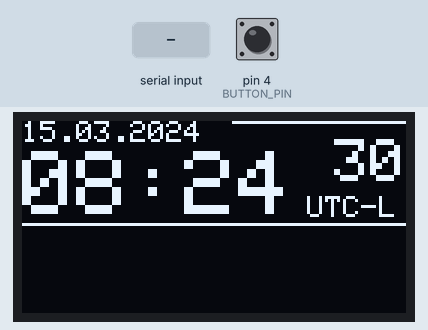
Simulated run of this sketch. Board: Arduino Uno, built with avr-gcc and run on an emulated ATmega328P. On the bench: 128×64 one-colour display. Inputs (shaded band) come from the test bench; at power-on: pin 4 (BUTTON_PIN) HIGH. The local clock reads 2024-03-15 10:24:30 at power-on unless the sketch sets it; EEPROM starts erased; what the sketch prints to the serial monitor is not drawn.

Above: at 1.2 s.
1.3 s: pin 4 (BUTTON_PIN) pulled LOW for 0.15 s
At 2.8 s:
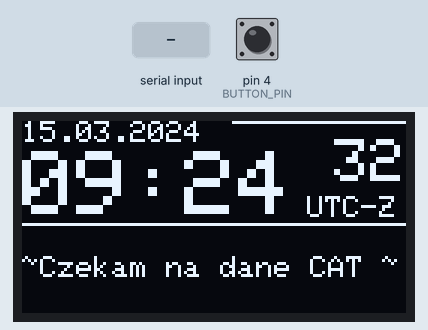
4.8 s: "IF" received over Serial
At 7.1 s:
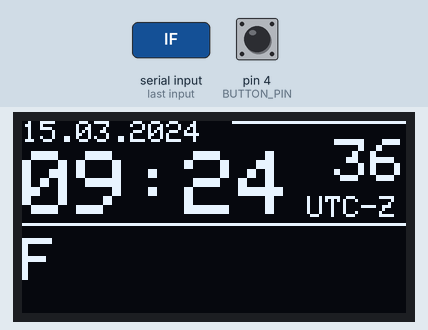
8.2 s: ";" received over Serial
At 10.3 s:
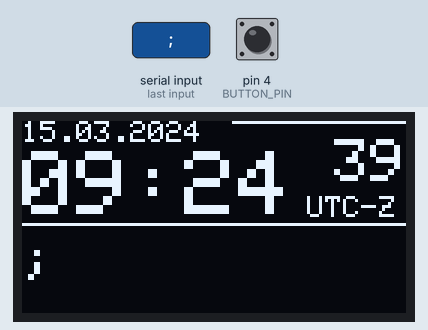
11.6 s: pin 4 (BUTTON_PIN) pulled LOW for 1 s
At 13.6 s:
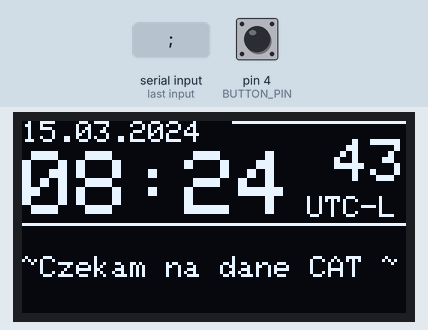
14.1 s: "IF" received over Serial
At 15.9 s:
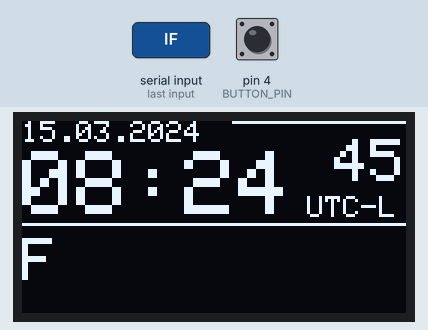
Timing chart, 0 to 17.4 s (numbered marks = the images above; inputs shaded):
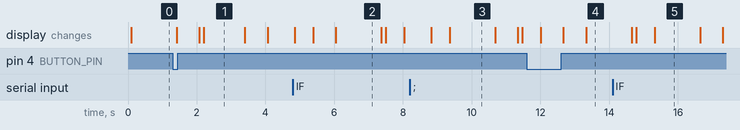

Measured:
- after the input at 1.3 s, the display: first changes after 0.11 s (image 1 shows a later state)
- after the input at 4.8 s, the display: first changes after 0.06 s (image 2 shows a later state)
- after the input at 8.2 s, the display: first changes after 0.63 s (image 3 shows a later state)
- after the input at 14.1 s, the display: first differs from a run without the input after 0.69 s (image 5 shows a later state)
- what the display in image 1 shows lasts 1.2 s, from 2.2 s to 3.4 s
- what the display in image 2 shows lasts 1.3 s, from 6.1 s to 7.4 s

The sketch:

OLED_zegar_CAT.ino
```cpp
#include <Wire.h>
#include <Adafruit_GFX.h>
#include <Adafruit_SSD1306.h>
#include <RTClib.h>
#include <EEPROM.h>

#define SCREEN_WIDTH 128
#define SCREEN_HEIGHT 64
#define OLED_RESET -1
#define OLED_I2C_ADDRESS 0x3C

#define BUTTON_PIN 4 // Pin przycisku do przełączania czasu letniego i zimowego
#define EEPROM_ADDRESS 0 // Adres w EEPROM do przechowywania stanu czasu

Adafruit_SSD1306 display(SCREEN_WIDTH, SCREEN_HEIGHT, &Wire, OLED_RESET);
RTC_DS3231 rtc;

bool isSummerTime = false; // Zmienna przechowująca stan czasu (letni/zimowy)
unsigned long lastDebounceTime = 0; // Czas ostatniego przełączenia
const unsigned long debounceDelay = 50; // Opóźnienie drgań styków (debounce delay)

String lastFrequency = "";
String lastMode = "";
unsigned long lastCatDataTime = 0;
const unsigned long catDataTimeout = 2000; // 2 sekundy

void setup() {
  Serial.begin(38400);

  pinMode(BUTTON_PIN, INPUT_PULLUP); // Ustawienie pinu przycisku jako wejścia z podciąganiem

  if (!rtc.begin()) {
    Serial.println("Nie można znaleźć RTC");
    while (1);
  }

  if(!display.begin(SSD1306_SWITCHCAPVCC, OLED_I2C_ADDRESS)) {
    Serial.println(F("SSD1306 allocation failed"));
    for(;;);
  }

  display.clearDisplay();
  display.display();

  // Odczyt stanu czasu z EEPROM
  isSummerTime = EEPROM.read(EEPROM_ADDRESS);
}

void loop() {
  handleButton();
  DateTime now = rtc.now();

  updateDateTime(now);
  updateFrequency();
  delay(500); // Zwiększenie częstotliwości odświeżania
}

void handleButton() {
  int buttonState = digitalRead(BUTTON_PIN);
  if (buttonState == LOW && millis() - lastDebounceTime > debounceDelay) {
    isSummerTime = !isSummerTime; // Przełączanie między czasem letnim i zimowym
    EEPROM.write(EEPROM_ADDRESS, isSummerTime); // Zapis stanu czasu do EEPROM
    lastDebounceTime = millis(); // Aktualizacja czasu ostatniego przełączenia
  }
}

void updateDateTime(DateTime now) {
  // Przeliczenie czasu na letni lub zimowy
  int timeOffset = 0;
  String timeLabel = "UTC";

  if (isSummerTime) {
    timeOffset = -2; // Czas letni, UTC - 2
    timeLabel += "-L";
  } else {
    timeOffset = -1; // Czas zimowy, UTC - 1
    timeLabel += "-Z";
  }

  now = now + TimeSpan(0, timeOffset, 0, 0);

  // Formatowanie daty, godzin, minut i sekund
  String day = (now.day() < 10 ? "0" : "") + String(now.day());
  String month = (now.month() < 10 ? "0" : "") + String(now.month());
  String date = day + "." + month + "." + String(now.year());
  String hour = (now.hour() < 10 ? "0" : "") + String(now.hour());
  String minute = (now.minute() < 10 ? "0" : "") + String(now.minute());
  String second = (now.second() < 10 ? "0" : "") + String(now.second());

  // Wyczyść tylko sekcję daty i czasu
  display.fillRect(0, 0, SCREEN_WIDTH, 35, SSD1306_BLACK);

  // Wyświetlanie daty
  display.setTextSize(1);
  display.setTextColor(SSD1306_WHITE);
  display.setCursor(0, 0);
  display.print(date);

  // Wyświetlanie godziny w większym rozmiarze
  display.setTextSize(3);
  display.setCursor(0, 10);
  display.print(hour + ":" + minute);

  // Wyświetlanie sekundnika w mniejszym rozmiarze
  display.setTextSize(2);
  display.setCursor(104, 6);
  display.print(second);
  display.setTextSize(1);

  // Wyświetlanie etykiety czasu letniego lub zimowego
  display.setCursor(95, 25);
  display.print(timeLabel);

  // Wyświetlanie poziomej kreski na wysokości 11
  display.drawLine(70, 0, SCREEN_WIDTH, 0, SSD1306_WHITE);
  display.drawLine(0, 34, SCREEN_WIDTH, 34, SSD1306_WHITE);

  // Aktualizacja wyświetlacza
  display.display();
}

void updateFrequency() {
  // Odczyt statusu transceivera (częstotliwość i tryb pracy)
  String status = readStatus();
  unsigned long currentMillis = millis();

  if (status != "") {
    lastFrequency = status.substring(0, 10); // Częstotliwość ma 10 znaków
    lastCatDataTime = currentMillis;
    String mode = status.substring(27, 28); // Tryb jest jednym znakiem na pozycji 28

    // Tłumaczenie kodu trybu na nazwę trybu
    if (mode == "1") lastMode = "LSB";
    else if (mode == "2") lastMode = "USB";
    else if (mode == "3") lastMode = "CW";
    else if (mode == "4") lastMode = "FM";
    else if (mode == "5") lastMode = "AM";
    else lastMode = ""; // Nie wyświetlaj nic, jeśli tryb pracy jest nieznany
  }

  // Usunięcie początkowych zer z częstotliwości
  lastFrequency.trim();
  while (lastFrequency.startsWith("0")) {
    lastFrequency = lastFrequency.substring(1);
  }

  // Formatowanie częstotliwości z kropką
  if (lastFrequency.length() == 6) {
    lastFrequency = lastFrequency.substring(0, 1) + "." + lastFrequency.substring(1);
    lastFrequency = lastFrequency.substring(0, 5) + " " + lastFrequency.substring(5);
  } else if (lastFrequency.length() == 7) {
    lastFrequency = lastFrequency.substring(0, 2) + "." + lastFrequency.substring(2);
  }

  // Wyczyść tylko sekcję częstotliwości i trybu
  display.fillRect(0, 35, SCREEN_WIDTH, 29, SSD1306_BLACK);
  display.setCursor(0, 39);
  display.setTextSize(2);
  display.setTextColor(SSD1306_WHITE);

  if (currentMillis - lastCatDataTime < catDataTimeout) {
    display.print(lastFrequency);

    // Wyświetlanie modulacji
    display.setTextSize(1);
    if (lastMode != "") {
      display.setCursor(100, 40);
      display.print("MHz");
      display.setCursor(100, 50);
      display.print("-" + lastMode);
    }
  } else {
    display.setTextSize(1); // Zmieniamy czcionkę na mniejszą
    display.setCursor(0, 45); // Dopasowanie pozycji
    display.print("~Czekam na dane CAT ~");
  }

  display.display();
}

String readStatus() {
  Serial.print("IF;");
  delay(100); // Małe opóźnienie dla stabilności

  String response = "";
  while (Serial.available()) {
    char c = Serial.read();
    response += c;
    if (c == ';') break;
  }

  // Usunięcie prefiksu 'IF' i zakończenia ';'
  if (response.startsWith("IF")) {
    response = response.substring(2, response.length() - 1);
  }

  return response;
}
```
